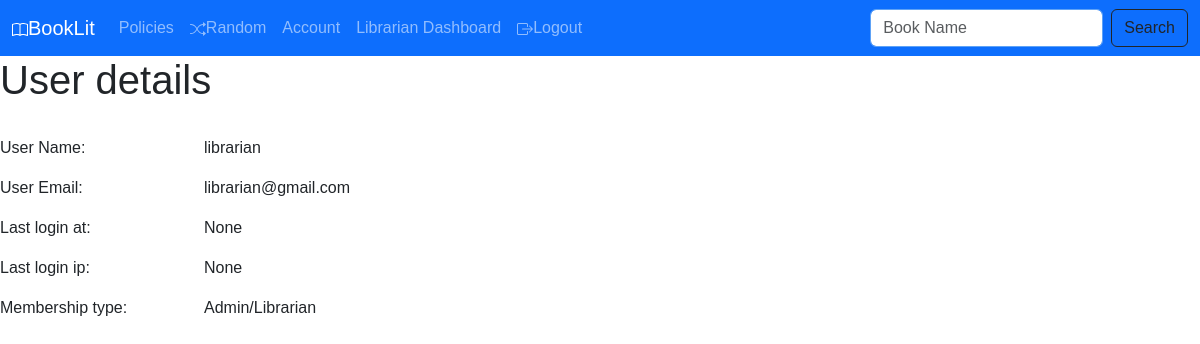
/accountdetails (signed in), run on an earlier commit of the app's database.
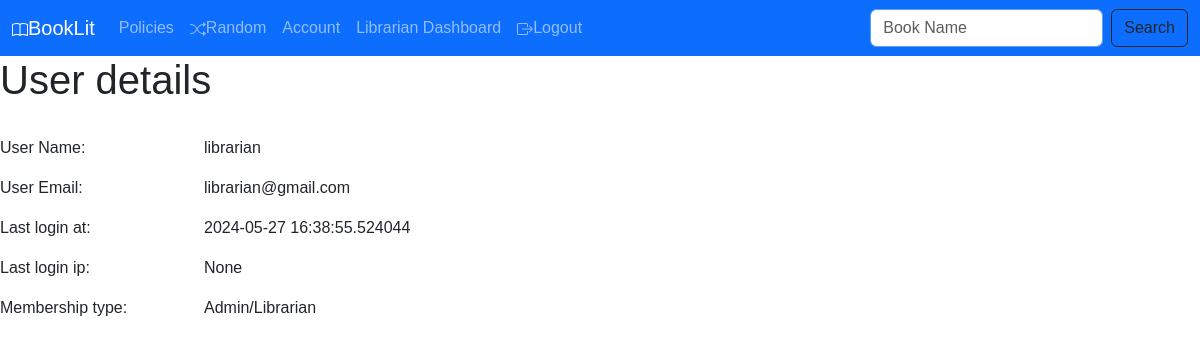
And on a later commit of the database.
### application/models.py (models this page shows)
class Users(db.Model,UserMixin):
  id = db.Column(db.Integer, autoincrement=True, primary_key=True)
  username = db.Column(db.String, nullable=False,unique=True)
  email = db.Column(db.String, nullable =False, unique=True)
  password = db.Column(db.String, nullable=False)
  active= db.Column(db.Boolean)
  last_login_at = db.Column(db.DateTime)
  current_login_at = db.Column(db.DateTime)
  last_login_ip=db.Column (db.String)
  current_login_ip=db.Column (db.String)
  login_count = db.Column(db.Integer)
  fs_uniquifier = db.Column(db.String(64), unique=True, nullable=False)
  roles=db.relationship('Roles', secondary='UsersRoles',back_populates="users")
  rating= db.relationship("Ratings",cascade="all,delete",back_populates="user")
  issue= db.relationship('IssuedBook',cascade="all,delete",back_populates="user")
  purchase= db.relationship('PurchasedBook',cascade="all,delete",back_populates="user")
  payment= db.relationship("PaymentDetails",uselist=False,cascade="all,delete",back_populates="user")

### controllers/Generic.py (the view, shortened to what this page needs)
@app.route('/accountdetails',methods=["GET","POST"])
@auth_required()
def account():
    p=current_user.payment
    if p:
        form=PaymentDetailsForm(obj=p)
    else:
        form=PaymentDetailsForm()
    return render_template('account.html',form=form)

### application/forms.py (shortened to what this page needs)
class PaymentDetailsForm(FlaskForm):
    cardno=TelField("Card number",validators=[DataRequired(),Length(min=12,max=19),Regexp("^[0-9]{12,19}$")])
    cardname=StringField('Name on the card', validators=[DataRequired(),Regexp("^[a-zA-Z]*$")])
    expirydate=DateTimeField("Expiry Date",format='%Y-%m',validators=[DataRequired()])
    submit=SubmitField("Submit",validators=[DataRequired()])

### templates/account.html (shortened to what this page needs)
{%extends "base.html"%}
{% from "fielderrormessage.html" import render_with_errors %}
{% block content %}
<h1>User details</h1>
<br>
<div class="row mb-3">
    <div class="col-2">User Name:</div>
    <div class="col">{{current_user.username}}</div>
</div>
<div class="row mb-3">
    <div class="col-2">User Email:</div>
    <div class="col">{{current_user.email}}</div>
</div>
<div class="row mb-3">
    <div class="col-2">Last login at:</div>
    <div class="col">{{current_user.last_login_at}}</div>
</div>
<div class="row mb-3">
    <div class="col-2">Last login ip:</div>
    <div class="col">{{current_user.last_login_ip}}</div>
</div>
<div class="row mb-3">
    <div class="col-2">Membership type:</div>
    <div class="col">{%if current_user.has_role("Admin")%} Admin/Librarian
        {%elif current_user.has_role("Member")%} Subscribed member
        {%else%} Normal member
        {%endif%}</div>
</div>
{% endblock %}

What changed in the data, as far as the page shows it:
changed Users "librarian": last_login_at "None" → "2024-05-27 16:38:55.524044"
